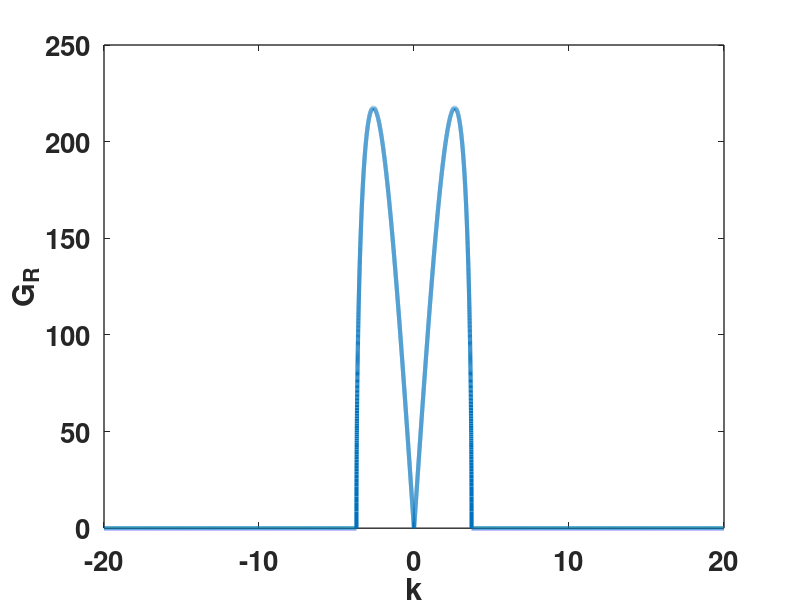
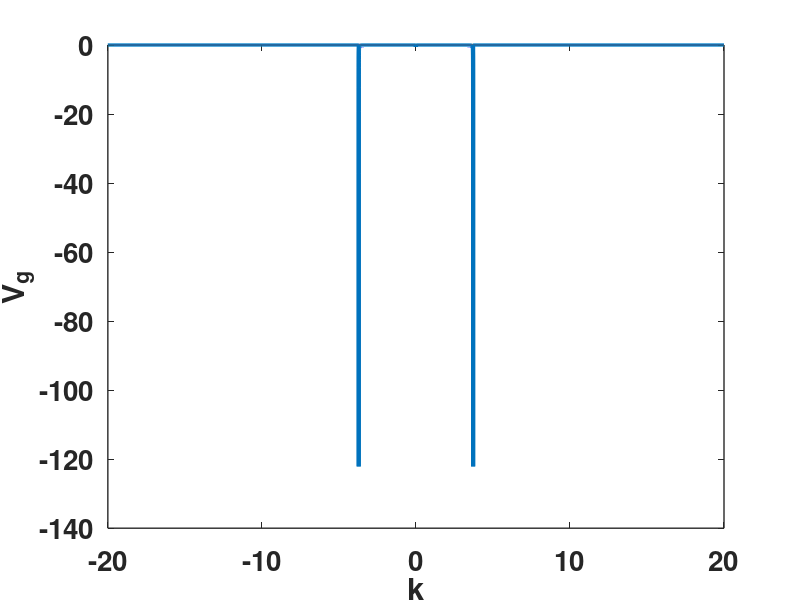

Reproduce these figures in MATLAB, in order.
function GainVg_2D
tic; clear all; close all; clc; format long e;
set(0,'defaultaxesfontsize',20,'defaultaxesfontweight','bold','defaultaxeslinewidth',1);

i = sqrt(-1); alpha0 = 0.25; beta = 100; beta0 = 3.5; gamma = 100; 
chi0 = 80; r = 0.1; D2 = 1000; tau = 1; u = 1; %k = 0.05;
% Parameters characterizing the medium porosity
alpha1 = 0.05; alpha2 = 0.02; m0 = 0; m = 10;

%%%%%%%%%%%%%%%%%%%%% grid space %%%%%%%%%%%%%%%%%%%     
kd = -20; kf = 20; dk = 0.001;
z = []; x = []; zvg = []; %matrix to keep calculated variables
k = kd;
while k < kf
    gaini = []; Vgi = [];
    n0 = beta0; c0 = beta0.*n0./(1 + gamma.*n0);
    X = 1 + r + 1./tau + k.^2.*(1 - alpha2.*c0.^m0) + 1i.*k.*u;
    Y = (r + 1./tau).*(1 + k.^2 - alpha2.*k.^2.*c0.^m0 + 1i.*k.*u) + (r + k.^2.*(alpha0 - alpha1.*n0.^m + D2.*k.^2) + 1i.*k.*u)./tau;
    Z = (r + k.^2.*(alpha0 - alpha1.*n0.^m + D2.*k.^2) + 1i.*k.*u).*(1 + k.^2.*(1 - alpha2.*c0.^m0) + 1i.*k.*u)./tau - chi0.*n0.*beta0.*k.^2./(tau.*(1 + beta.*c0).^2.*(1 + gamma.*n0).^2);
    omega1 = (1./6).*( - 8.*X.^3 + 36.*Y.*X - 108.*Z + 12.*sqrt(12.*X.^3.*Z - 3.*X.^2.*Y.^2 - 54.*X.*Y.*Z + 12.*Y.^3 + 81.*Z.^2)).^(1./3) - (6.*((1./3).*Y - (1./9).*X.^2))./( - 8.*X.^3 + 36.*Y.*X - 108.*Z + 12.*sqrt(12.*X.^3.*Z - 3.*X.^2.*Y.^2 - 54.*X.*Y.*Z + 12.*Y.^3 + 81.*Z.^2)).^(1./3) - (1./3).*X;
    omega2 = - (1./12).*( - 8.*X.^3 + 36.*Y.*X - 108.*Z + 12.*sqrt(12.*X.^3.*Z - 3.*X.^2.*Y.^2 - 54.*X.*Y.*Z + 12.*Y.^3 + 81.*Z.^2)).^(1./3) + (3.*((1./3).*Y - (1./9).*X.^2))./( - 8.*X.^3 + 36.*Y.*X - 108.*Z + 12.*sqrt(12.*X.^3.*Z - 3.*X.^2.*Y.^2 - 54.*X.*Y.*Z + 12.*Y.^3 + 81.*Z.^2)).^(1./3) - (1./3).*X + (1./2.*i).*sqrt(3).*((1./6).*( - 8.*X.^3 + 36.*Y.*X - 108.*Z + 12.*sqrt(12.*X.^3.*Z - 3.*X.^2.*Y.^2 - 54.*X.*Y.*Z + 12.*Y.^3 + 81.*Z.^2)).^(1./3) + (6.*((1./3).*Y - (1./9).*X.^2))./( - 8.*X.^3 + 36.*Y.*X - 108.*Z + 12.*sqrt(12.*X.^3.*Z - 3.*X.^2.*Y.^2 - 54.*X.*Y.*Z + 12.*Y.^3 + 81.*Z.^2)).^(1./3));
    omega3 = - (1./12).*( - 8.*X.^3 + 36.*Y.*X - 108.*Z + 12.*sqrt(12.*X.^3.*Z - 3.*X.^2.*Y.^2 - 54.*X.*Y.*Z + 12.*Y.^3 + 81.*Z.^2)).^(1./3) + (3.*((1./3).*Y - (1./9).*X.^2))./( - 8.*X.^3 + 36.*Y.*X - 108.*Z + 12.*sqrt(12.*X.^3.*Z - 3.*X.^2.*Y.^2 - 54.*X.*Y.*Z + 12.*Y.^3 + 81.*Z.^2)).^(1./3) - (1./3).*X - (1./2.*i).*sqrt(3).*((1./6).*( - 8.*X.^3 + 36.*Y.*X - 108.*Z + 12.*sqrt(12.*X.^3.*Z - 3.*X.^2.*Y.^2 - 54.*X.*Y.*Z + 12.*Y.^3 + 81.*Z.^2)).^(1./3) + (6.*((1./3).*Y - (1./9).*X.^2))./( - 8.*X.^3 + 36.*Y.*X - 108.*Z + 12.*sqrt(12.*X.^3.*Z - 3.*X.^2.*Y.^2 - 54.*X.*Y.*Z + 12.*Y.^3 + 81.*Z.^2)).^(1./3));
    Vg1 = ( - (2.*k.*(1 - alpha2.*c0.^m0) + i.*u).*omega1.^2 - (r + k.^2.*(alpha0 - alpha1.*n0.^m + D2.*k.^2) + i.*u.*k).*(2.*k - 2.*alpha2.*k.*c0.^m0 + i.*u)./tau - ((r + 1./tau).*(2.*k - 2.*alpha2.*k.*c0.^m0 + i.*u) + (2.*k.*(alpha0 - alpha1.*n0.^m + D2.*k.^2) + 2.*k.^3.*D2 + i.*u)./tau).*omega1 - (2.*k.*(alpha0 - alpha1.*n0.^m + D2.*k.^2) + 2.*k.^3.*D2 + i.*u).*(1 + k.^2 - alpha2.*k.^2.*c0.^m0 + i.*u.*k)./tau + 2.*chi0.*n0.*beta0.*k./(tau.*(gamma.*n0 + 1).^2.*(beta.*c0 + 1).^2))./(3.*omega1.^2 + (r + 1./tau).*(1 + k.^2 - alpha2.*k.^2.*c0.^m0 + i.*u.*k) + (r + k.^2.*(alpha0 - alpha1.*n0.^m + D2.*k.^2) + i.*u.*k)./tau + (2.*(1 + r + 1./tau + k.^2.*(1 - alpha2.*c0.^m0) + i.*u.*k)).*omega1);
    Vg2 = ( - (2.*k.*(1 - alpha2.*c0.^m0) + i.*u).*omega2.^2 - (r + k.^2.*(alpha0 - alpha1.*n0.^m + D2.*k.^2) + i.*u.*k).*(2.*k - 2.*alpha2.*k.*c0.^m0 + i.*u)./tau - ((r + 1./tau).*(2.*k - 2.*alpha2.*k.*c0.^m0 + i.*u) + (2.*k.*(alpha0 - alpha1.*n0.^m + D2.*k.^2) + 2.*k.^3.*D2 + i.*u)./tau).*omega2 - (2.*k.*(alpha0 - alpha1.*n0.^m + D2.*k.^2) + 2.*k.^3.*D2 + i.*u).*(1 + k.^2 - alpha2.*k.^2.*c0.^m0 + i.*u.*k)./tau + 2.*chi0.*n0.*beta0.*k./(tau.*(gamma.*n0 + 1).^2.*(beta.*c0 + 1).^2))./(3.*omega2.^2 + (r + 1./tau).*(1 + k.^2 - alpha2.*k.^2.*c0.^m0 + i.*u.*k) + (r + k.^2.*(alpha0 - alpha1.*n0.^m + D2.*k.^2) + i.*u.*k)./tau + (2.*(1 + r + 1./tau + k.^2.*(1 - alpha2.*c0.^m0) + i.*u.*k)).*omega2);
    Vg3 = ( - (2.*k.*(1 - alpha2.*c0.^m0) + i.*u).*omega3.^2 - (r + k.^2.*(alpha0 - alpha1.*n0.^m + D2.*k.^2) + i.*u.*k).*(2.*k - 2.*alpha2.*k.*c0.^m0 + i.*u)./tau - ((r + 1./tau).*(2.*k - 2.*alpha2.*k.*c0.^m0 + i.*u) + (2.*k.*(alpha0 - alpha1.*n0.^m + D2.*k.^2) + 2.*k.^3.*D2 + i.*u)./tau).*omega3 - (2.*k.*(alpha0 - alpha1.*n0.^m + D2.*k.^2) + 2.*k.^3.*D2 + i.*u).*(1 + k.^2 - alpha2.*k.^2.*c0.^m0 + i.*u.*k)./tau + 2.*chi0.*n0.*beta0.*k./(tau.*(gamma.*n0 + 1).^2.*(beta.*c0 + 1).^2))./(3.*omega3.^2 + (r + 1./tau).*(1 + k.^2 - alpha2.*k.^2.*c0.^m0 + i.*u.*k) + (r + k.^2.*(alpha0 - alpha1.*n0.^m + D2.*k.^2) + i.*u.*k)./tau + (2.*(1 + r + 1./tau + k.^2.*(1 - alpha2.*c0.^m0) + i.*u.*k)).*omega3);
    
    omega11 = real(omega1); omega21 = real(omega2); omega31 = real(omega3); 
%     omega11 = imag(omega1); omega21 = imag(omega2); omega31 = imag(omega3); 
    Vg11 = imag(Vg1); Vg21 = imag(Vg2); Vg31 = imag(Vg3);
    v = [omega11 omega21 omega31]; V = [Vg11 Vg21 Vg31];
    pp = zeros(); PPVg = zeros();
    for j = 1:3
        if v(j) > 0
            pp(j) = (v(j));
            PPVg(j) = V(j);
        end
    end
    gain = (pp); gaini = ([gaini gain]);
    vg = (PPVg); Vgi = [Vgi vg];
%     if k == kd
%         y = [y m];
%     end
    gaini = gaini'; z = [z gaini]; 
    Vgi = Vgi'; zvg = [zvg Vgi];
    x = [x k]; k = k + dk;
end

figure 
plot(x, z, 'linewidth', 3)
xlabel('k'); ylabel('G_R') % legend('stand k=4')
%  colormap (jet)
figure
plot(x,zvg, 'linewidth', 3)
xlabel('k'); ylabel('V_g') % legend('stand k=4')

 toc 
 